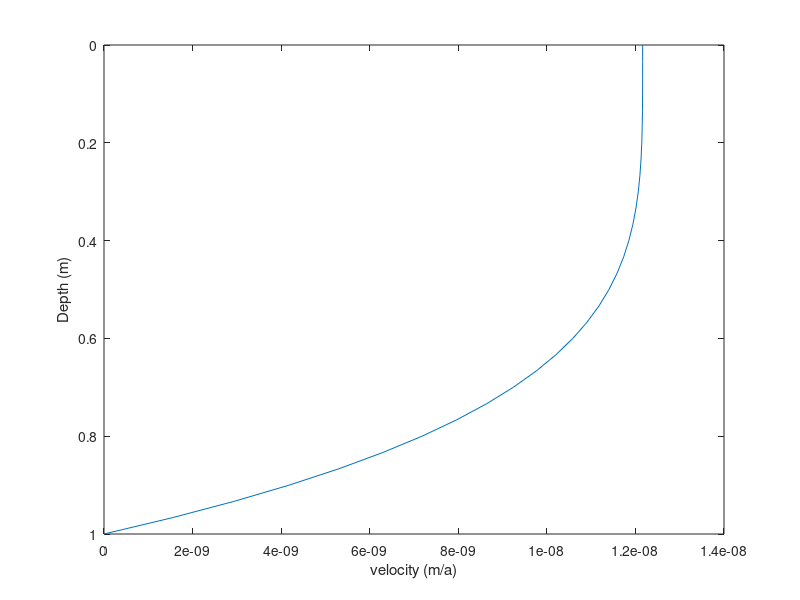

Source code (MATLAB):

clear, clc

AGlen = 1e-16;
rhoi = 910;
g = 9.81;
n = 3;
slp = 4;
dhSdx = -tan(slp*pi/180);
H = 1.0;
zeta = linspace(0,1,31);
depth = H*(1-zeta);

sia = @(x) -2*AGlen/(n+1)*(rhoi*g*dhSdx)^n *...
    (H^(n+1) - (H - H*zeta(x)).^(n+1));

% zeta(N): surface; zeta(1): basal

N = length(zeta);

u = zeros(N,1);
for i=1:N
    u(i) = sia(i);
end

figure
plot(u, depth)
set(gca, 'YDir', 'reverse')

xlabel('velocity (m/a)')
ylabel('Depth (m)')
